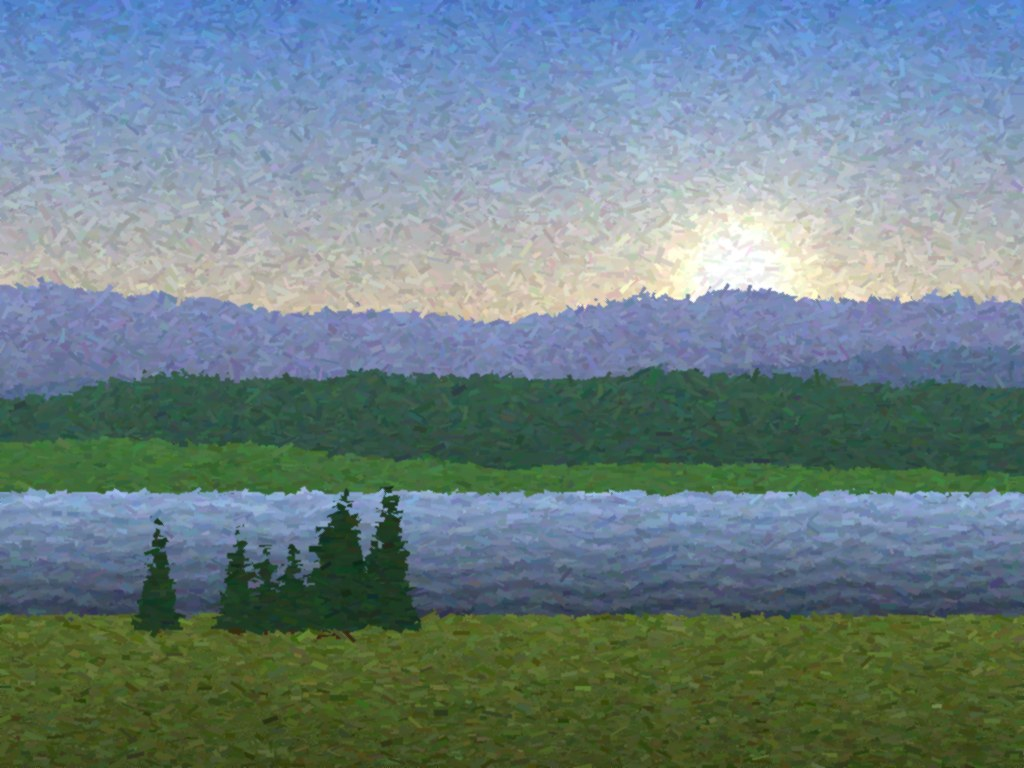
#> input picture examples/images/landscape.jpg, 1024 x 768 px
$ python small.py ../../examples/images/landscape.jpg out.png
#> lines starting #> are read from the running program, lines starting #| are printed output that depends on the picture
"""small.py <sheet.png> <out stem> [rows=4]: the sheet cut into a top half (matched views) and a bottom half (six
views), downscaled for a look."""
import sys

from PIL import Image

c = Image.open(sys.argv[1]).convert("RGB")
#> c is the input picture: PIL image 1024x768 RGB; mean R, G, B 108.2, 128.4, 131.5
W, H = c.size
#> W = 1024; H = 768
h2 = H // 2
#> h2 = 384
for tag, box in (("top", (0, 0, W, h2)), ("bot", (0, h2, W, H))):
    t = c.crop(box)
    k = 1728 / t.size[0]
    t.resize((1728, int(t.size[1] * k)), Image.LANCZOS).save(f"{sys.argv[2]}_{tag}.jpg", quality=88)
#> this loop made 2 passes
#> pass 1, `t = c.crop(box)`:
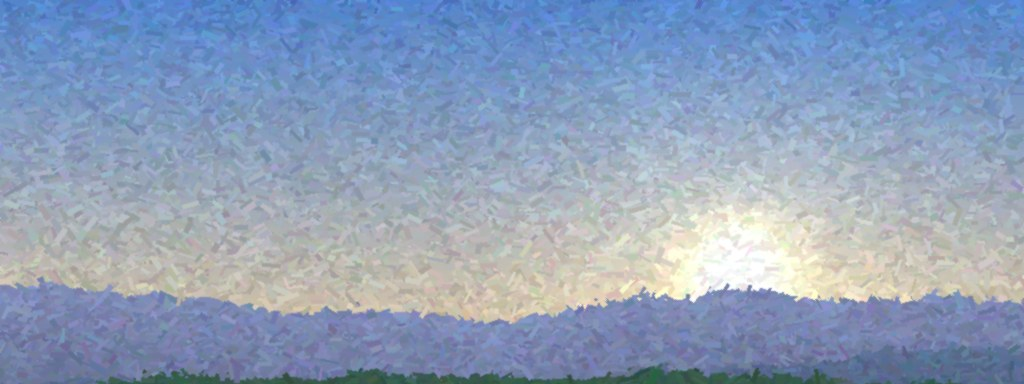
#> t: PIL image 1024x384 RGB; mean R, G, B 142.2, 159.5, 185.9
#> pass 2, `t = c.crop(box)`:
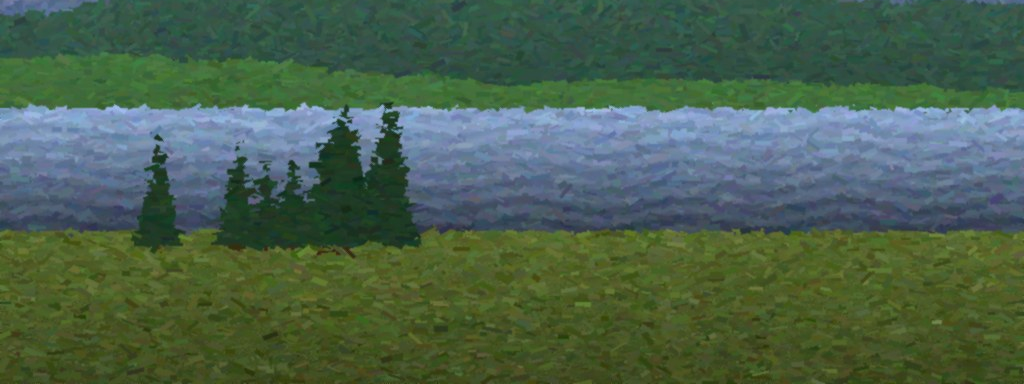
#> t: PIL image 1024x384 RGB; mean R, G, B 74.1, 97.2, 77.2
